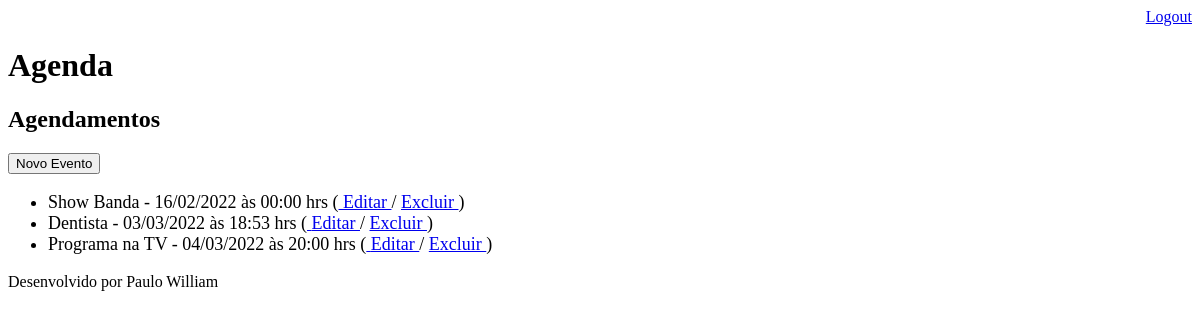
The page /agenda/ (signed in) on the database as committed earlier.
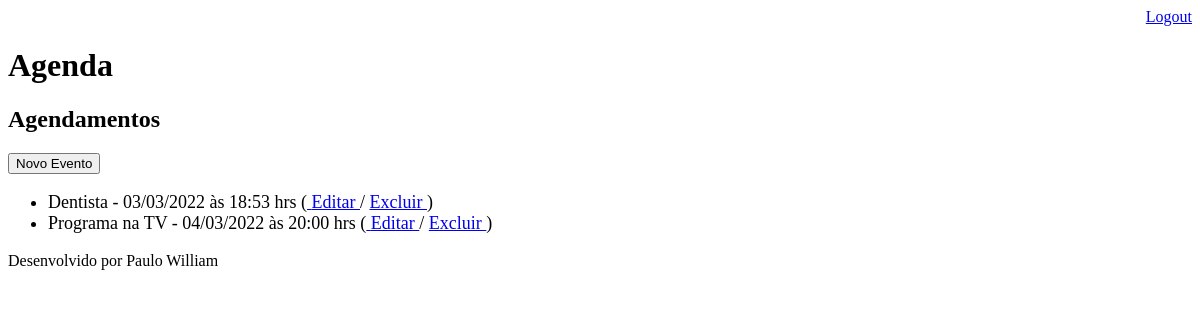
The same page on the database as committed later.
### core/models.py (models this page shows, shortened)
class Evento(models.Model): #classe que representa uma tabela
    titulo = models.CharField(max_length=100)
    descricao = models.TextField(blank=True, null=True) #permitindo os campos serem preenchidos ou não, através de "(blank=True, null=True)"
    data_evento = models.DateTimeField(verbose_name='Data do Evento')
    data_criacao = models.DateTimeField(auto_now=True) #criando um registro, ele exibe a hora atual
    usuario = models.ForeignKey(User, on_delete=models.CASCADE) #cascade = se o usuário for escluído da aplicação, tb serão excluídos todos os eventos dele
    class Meta:
        db_table = 'evento' #exijo que a tabela chame "evento" e não "core_evento" posto pelo Django automaticamente
    def get_data_evento(self):
        return self.data_evento.strftime('%d/%m/%Y às %H:%M hrs')
    def get_evento_atrasado(self):
        if self.data_evento < datetime.now():
            return True
        else:
            return False

### core/views.py (the view)
# urls.py: path('agenda/', views.lista_eventos),
@login_required(login_url='/login/')
def lista_eventos(request):
    usuario = request.user
    data_atual = datetime.now() - timedelta(hours=1) #vai exibir o evento  com até 1 hora de atraso
    evento = Evento.objects.filter(usuario=usuario,
                                   data_evento__gt=data_atual)  # listando os eventos cadastrados; "__gt" means >= e "__lt" means <=
    dados = {'eventos': evento}
    return render(request, 'agenda.html', dados)

### templates/agenda.html (shortened to what this page needs)
{% extends "model-page.html" %}
{% block content %}
    <h2>Agendamentos</h2>
    <a href="evento/">
        <button type="button">Novo Evento</button>
    </a>
    <ul style="font-size: 18px">
        {% for evento in eventos %}
            <li>
                <div style=>
                    {{ evento.titulo }} - {{ evento.get_data_evento }}
                    (<a href="evento/?id={{ evento.id }}"> Editar </a> /
                    <a href="evento/delete/{{ evento.id }}/"> Excluir <a/>)
                </div>
            </li>
        {% endfor %}
    </ul>
{% endblock %}

Rows that differ between the two databases and show on the page:
no longer on this page (row edited): Evento: titulo "Show Banda", get_data_evento "16/02/2022 às 00:00 hrs"
